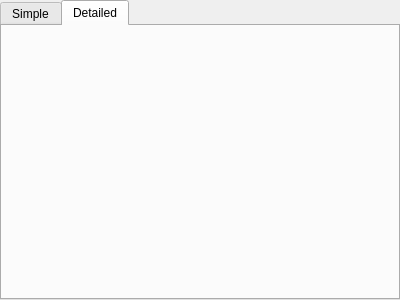
<?xml version="1.0" encoding="UTF-8"?>
<ui version="4.0">
 <class>Options</class>
 <widget class="QWidget" name="Options">
  <property name="geometry">
   <rect>
    <x>0</x>
    <y>0</y>
    <width>400</width>
    <height>300</height>
   </rect>
  </property>
  <property name="windowTitle">
   <string>Form</string>
  </property>
  <layout class="QVBoxLayout" name="verticalLayout">
   <property name="margin">
    <number>0</number>
   </property>
   <item>
    <widget class="QTabWidget" name="tabWidget">
     <property name="currentIndex">
      <number>1</number>
     </property>
     <widget class="OptionsSimple" name="optionsSimple">
      <attribute name="title">
       <string>Simple</string>
      </attribute>
     </widget>
     <widget class="OptionsDetailed" name="optionsDetailed">
      <attribute name="title">
       <string>Detailed</string>
      </attribute>
     </widget>
    </widget>
   </item>
  </layout>
 </widget>
 <customwidgets>
  <customwidget>
   <class>OptionsSimple</class>
   <extends>QWidget</extends>
   <header>optionssimple.h</header>
   <container>1</container>
  </customwidget>
  <customwidget>
   <class>OptionsDetailed</class>
   <extends>QWidget</extends>
   <header>optionsdetailed.h</header>
   <container>1</container>
  </customwidget>
 </customwidgets>
 <resources/>
 <connections/>
</ui>
